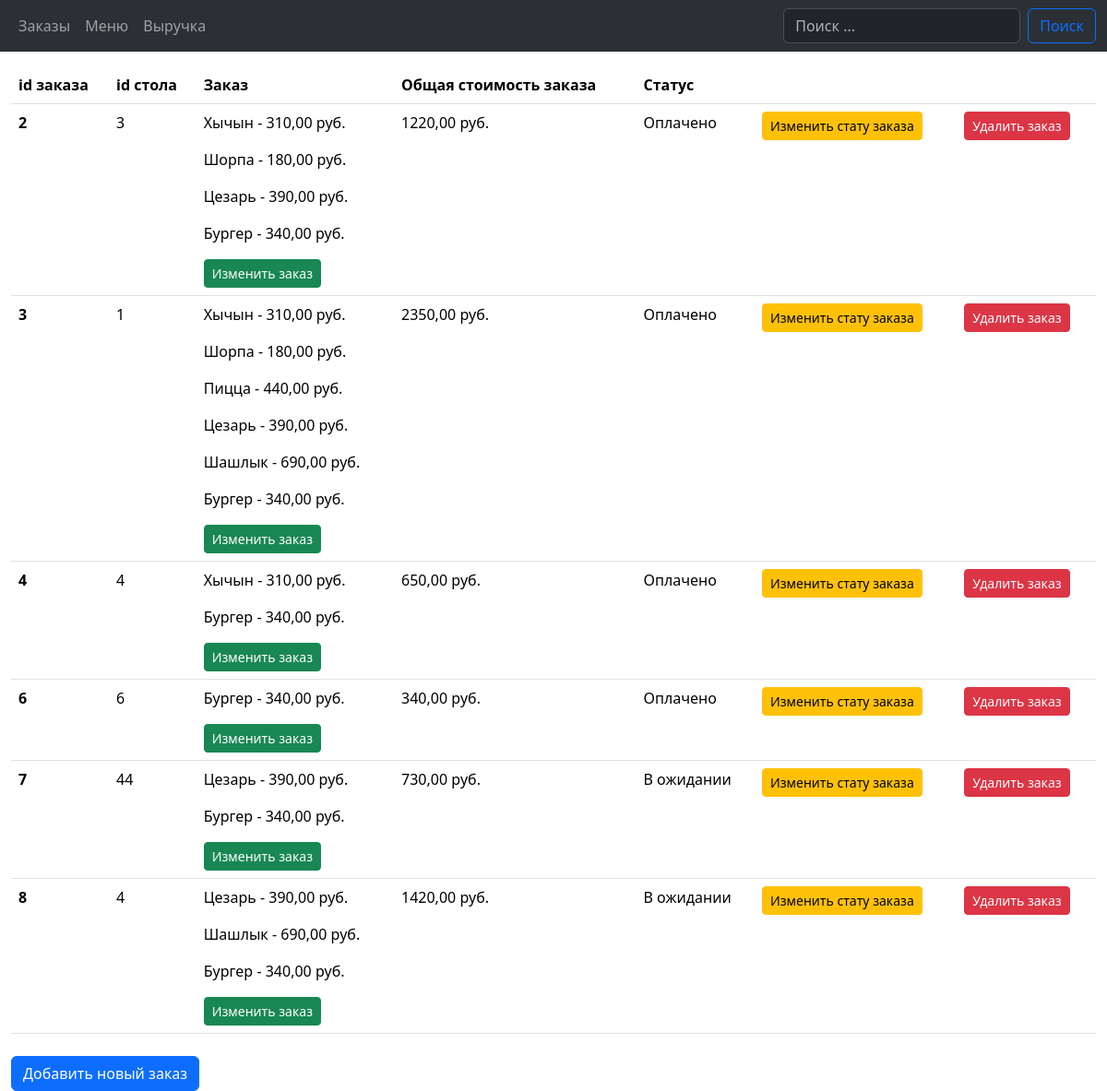
The page / on the database its author committed.
### orders/models.py (models this page shows, shortened)
class Order(models.Model):
    table_number = models.PositiveSmallIntegerField()
    items = models.ManyToManyField(Dishes)
    status = models.CharField(max_length=30, default='В ожидании')
    @property
    def total_price(self):
        return sum(item.price for item in self.items.all())
    class Meta:
        verbose_name = 'Заказ'
        verbose_name_plural = 'Заказы'

### menu/models.py (models this page shows, shortened)
class Dishes(models.Model):
    name = models.CharField(max_length=100)
    price = models.DecimalField(max_digits=5, decimal_places=2)
    class Meta:
        verbose_name = 'Блюдо'
        verbose_name_plural = 'Блюда'

### orders/views.py (the view)
# urls.py: path('', views.ordered_list, name='orders'),
def ordered_list(request):
    orders = Order.objects.all()
    context = {
        'title': 'Заказы',
        'orders': orders
    }
    return render(request, 'orders/home.html', context)

### orders/templates/orders/home.html (shortened to what this page needs)
<!DOCTYPE html>
{% extends 'base.html' %}
{% block body %}
<table class="table table-hover mt-3">
    <thead>
        <tr>
            <th scope="col">id заказа</th>
            <th scope="col">id стола</th>
            <th scope="col">Заказ</th>
            <th scope="col">Общая стоимость заказа</th>
            <th scope="col">Статус</th>
            <th scope="col"></th>
            <th scope="col"></th>
        </tr>
    </thead>
    {% for order in orders %}
    <tbody>
        <tr>
            <th scope="row">{{ order.id }}</th>
            <td>{{ order.table_number }}</td>
            <td>
                {% for item in order.items.all %}
                    <p>{{ item.name }} - {{ item.price }} руб.</p>
                {% endfor %}
                <a href="{% url 'change_order' order.id %}" class="btn btn-success btn-sm">Изменить заказ</a>
            </td>
            <td>{{ order.total_price }} руб.</td>
            <td>{{ order.status }}</td>
            <td><a href="{% url 'change_status' order.id %}" class="btn btn-warning btn-sm">Изменить стату заказа</a></td>
            <td><a href="{% url 'delete_order' order.id %}" class="btn btn-danger btn-sm">Удалить заказ</a></td>
        </tr>
    </tbody>
    {% endfor %}
</table>
<a href="{% url 'create_order' %}" class="btn btn-primary mt-2">Добавить новый заказ</a>
{% endblock %}

### menu/templates/base.html (shortened to what this page needs)
<!DOCTYPE html>
<html lang="ru">
<head>
    <link href="https://cdn.jsdelivr.net/npm/bootstrap@5.3.3/dist/css/bootstrap.min.css" rel="stylesheet"
>
</head>
<nav class="navbar bg-dark navbar-expand-lg bg-body-tertiary" data-bs-theme="dark">
    <div class="container-fluid">
        <div class="collapse navbar-collapse">
            <ul class="navbar-nav me-auto mb-2 mb-lg-0">
                <li class="nav-item">
                    <a class="nav-link" aria-current="page" href="{% url 'orders' %}">Заказы</a>
                </li>
                <li class="nav-item">
                    <a class="nav-link" aria-current="page" href="{% url 'menu' %}">Меню</a>
                </li>
                <li class="nav-item">
                    <a class="nav-link" aria-current="page" href="{% url 'total_revenue' %}">Выручка</a>
                </li>
            </ul>
            <form class="d-flex" role="search" method="get" action="{% url 'search_order' %}">
                <input class="form-control me-2" type="search" placeholder="Поиск ..." aria-label="Search" name="search">
                <button class="btn btn-outline-primary" type="submit">Поиск</button>
            </form>
        </div>
    </div>
</nav>
<body >
    <div class="container-fluid">
        {% block body %}
        {% endblock %}
    </div>
</body>
</html>

### rows shown on the page
Order: id "2", table_number "3", total_price "1220,00", status "Оплачено"
Dishes: name "Хычын", price "310,00"
Dishes: name "Шорпа", price "180,00"
Dishes: name "Цезарь", price "390,00"
Dishes: name "Бургер", price "340,00"
Order: id "3", table_number "1", total_price "2350,00", status "Оплачено"
Dishes: name "Пицца", price "440,00"
Dishes: name "Шашлык", price "690,00"
Order: id "4", table_number "4", total_price "650,00", status "Оплачено"
Order: id "6", table_number "6", total_price "340,00", status "Оплачено"
Order: id "7", table_number "44", total_price "730,00", status "В ожидании"
Order: id "8", table_number "4", total_price "1420,00", status "В ожидании"
